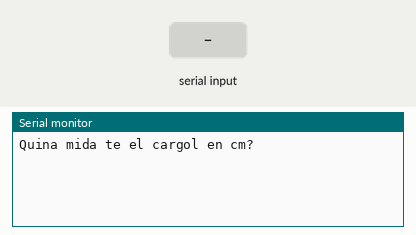
A sketch run on a simulated Arduino Uno, built with avr-gcc and run on an emulated ATmega328P. Parts: the last lines printed to the serial monitor. The test bench sets the inputs (shaded band).

Above: at 1.2 s.
1.3 s: "90,45\n" received over Serial
At 2.4 s:
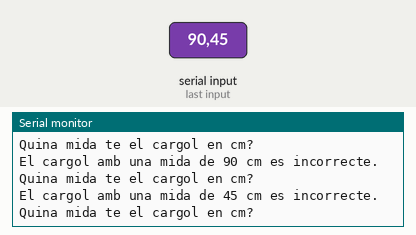
2.8 s: "5\n" received over Serial
At 3.7 s:
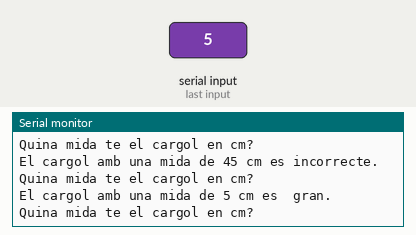

Measured:
- after the input at 1.3 s, the serial monitor: prints a new line at once (image 1)
- after the input at 2.8 s, the serial monitor: prints a new line at once (image 2)

The sketch:

Programa_5.ino
```cpp
 /*************************************************************************
 **                                                                      **
 **    Descripició del programa                                          **
 **                                                                      **
 *************************************************************************/

 //******  Includes  ******************************************************


 //******  Variables  *****************************************************
 int cm;


 //******  Setup  *********************************************************
 void setup () {
  Serial.begin(9600);
  Serial.println("Quina mida te el cargol en cm?");

 }


 //******  Loop  **********************************************************
 void loop () {
    while (Serial.available() > 0) {

   cm = Serial.parseInt();
    Serial.print("El cargol amb una mida de ");
    Serial.print(cm);
    Serial.print(" cm es ");


  if (cm >=1 && cm < 3) {
    Serial.println(" petit.");
  }

  else if (cm > 2 && cm < 5) {
   Serial.println(" mitja.");
  }

  else if (cm > 4 && cm < 8) {
   Serial.println(" gran.");
 }

  else if (cm > 7 && cm <= 10){
  Serial.println(" molt gran.");
 }

  else {
  Serial.println("incorrecte.");
  }

   if (Serial.read() == '\n');
     Serial.println();
     Serial.println("Quina mida te el cargol en cm?");
   }
 }
```
